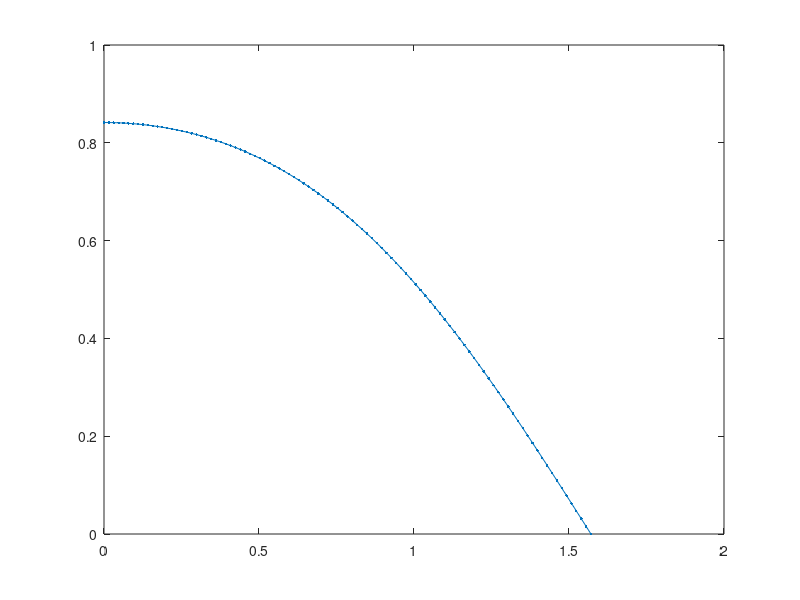

Write MATLAB code to recreate this figure.
%% MECH 222 Computer Lab 2

%% Function 1
%  f(x) = 1/(1 + x^2) over [0,1]
clear; close; clc;
a = 0; b = 1; N = 10; dx = (b - a)/N;
x = linspace(a,b,N + 1);
y = 1./(1 + x.^2);
plot(x,y,'.-')

% Right Riemann sum
Iright = sum(y(2:end))*dx

% Left Riemann sum
Ileft = sum(y(1:end-1))*dx

% Midpoint Riemann sum
xmid = linspace(a + dx/2,b - dx/2,N);
ymid = 1./(1 + xmid.^2);
Imid = sum(ymid)*dx

% Exact value
I = pi/4

%% Function 2
%  f(x) = sin(cos(x)) over [0,pi]

%% Find upper bound of |f'(x)| analytically
%  f'(x) = -cos(cos(x))*sin(x) => |f'(x)| <= 1

%% Find upper bound of|f'(x)| graphically
clear; close; clc;
X = linspace(0,pi,100);
Y = -cos(cos(X)).*sin(X);
plot(X,Y)

%% Approximate and estimate error
clear; close; clc;
K1 = 1; a = 0; b = pi/2; N = 100; dx = (b - a)/N;
x = linspace(a,b,N + 1);
y = sin(cos(x));
plot(x,y,'.-')

Iright = sum(y(2:end))*dx
error = (b - a)^2/2/N*K1
